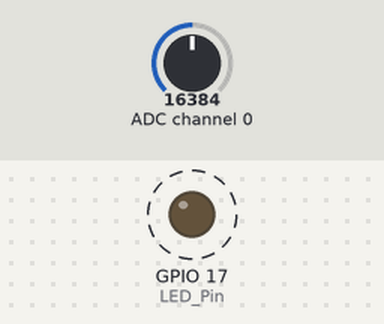
Bench run of a program on a simulated Raspberry Pi (BCM pin numbers). Parts: output pins drawn as LEDs (lit = HIGH). Dashed ring = blinking. Inputs (shaded band) come from the test bench; at power-on: ADC channel 0 = 16384 (analog values on the 0–32767 scale). What the program prints to the terminal is not drawn.

Above: at 0.1 s.
Timing chart, 0 to 3.0 s (numbered marks = the images above):
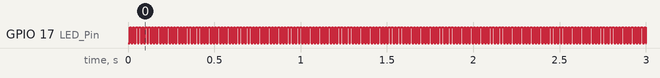

Measured:
- by itself, GPIO 17 (LED_Pin): alternates HIGH for 0.01 s and LOW for 0.01 s

The program:

pm25.py
```python
#!/usr/bin/python
# coding=utf-8
import time
import board
import busio
import adafruit_ads1x15.ads1115 as ADS
from adafruit_ads1x15.analog_in import AnalogIn
import RPi.GPIO as GPIO
import os

GPIO.setmode(GPIO.BCM)
LED_Pin = 17
GPIO.setup(LED_Pin, GPIO.OUT)
# Create the I2C bus
i2c = busio.I2C(board.SCL, board.SDA)
# Create the ADC object using the I2C bus
ads = ADS.ADS1115(i2c)
# Create single-ended input on channels
chan0 = AnalogIn(ads, ADS.P0)
chan1 = AnalogIn(ads, ADS.P1)
chan2 = AnalogIn(ads, ADS.P2)
chan3 = AnalogIn(ads, ADS.P3)

def pm25():
    '''
        call this function return dustVal.
    '''
    # print('channel 0| value: %f, voltage: %f'%(chan0.value, chan0.voltage))
    # print('channel 1| value: %f, voltage: %f'%(chan1.value, chan1.voltage))
    # print('channel 2| value: %f, voltage: %f'%(chan2.value, chan2.voltage))
    # print('channel 3| value: %f, voltage: %f'%(chan3.value, chan3.voltage))
    # print("---------------------------------------------------")

    GPIO.output(LED_Pin, False)
    time.sleep(0.000280)
    # dustVal=chan0.value
    voltage0 = chan0.voltage
    # print('voltage0: ', voltage0)
    dustVal = -1*((0.2-voltage0)/6.5)
    time.sleep(0.000040)
    GPIO.output(LED_Pin, True)
    time.sleep(0.009680)
    # print('ans: %f(mg/m3)'%dustVal)
    # time.sleep(0.5)
    return dustVal

if __name__=='__main__':
    while True:
        try:
            # os.system('clear')
            dustVal = pm25()
            print('ans: %f(mg/m3)'%dustVal)
        except:
            print('Error')
            continue
```
